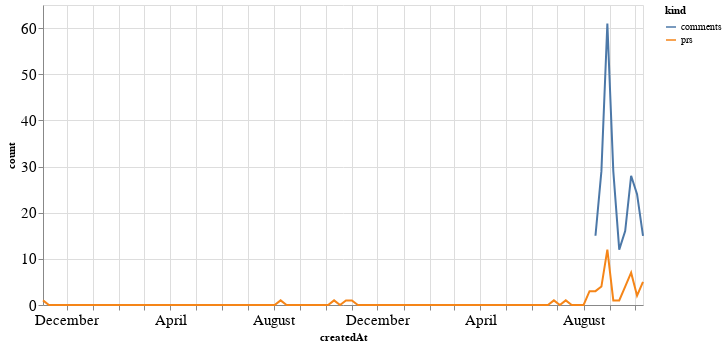

The notebook cell this image was saved under:
### Code cell
alt.Chart(total_time, width=600).mark_line().encode(
    x='createdAt',
    y='count',
    color='kind'
)

### Figure 1 — Vega-Lite specification as saved in the notebook (floating-point values rounded to 4 significant figures; data arrays with more than 128 entries replaced by an {"elided": "..."} marker saying what was removed)
{"config": {"axisLeft": {"labelFontSize": 15}, "axisBottom": {"labelFontSize": 15}}, "data": {"name": "data-e8aa6e643037afc20a3452a3a522d660"}, "mark": "line", "encoding": {"color": {"type": "nominal", "field": "kind"}, "x": {"type": "temporal", "field": "createdAt"}, "y": {"type": "quantitative", "field": "count"}}, "width": 600, "$schema": "https://vega.github.io/schema/vega-lite/v4.8.1.json", "datasets": {"data-e8aa6e643037afc20a3452a3a522d660": {"elided": "204 records"}}}
